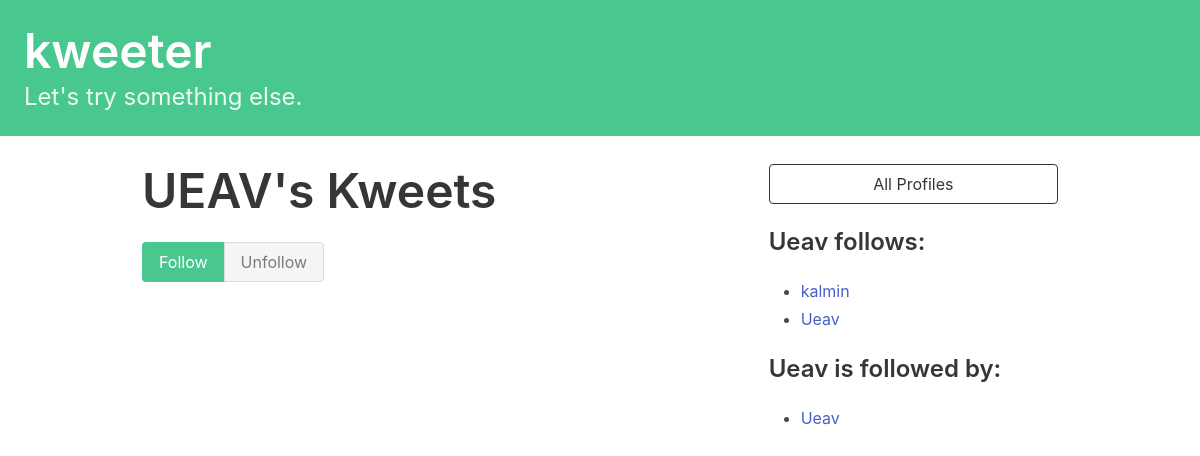
Screenshot of /profile/7/ (signed in) with the database file from the repository.
### dwitter/models.py (models this page shows)
class Profile(models.Model):
    user = models.OneToOneField(User, on_delete=models.CASCADE)
    follows = models.ManyToManyField(
        "self",
        related_name="followed_by",
        symmetrical=False,
        blank=True
    )
    def __str__(self):
        return self.user.username

### dwitter/views.py (the view, shortened to what this page needs)
# urls.py: path("profile/<int:pk>/", profile, name="profile"),
def profile(request, pk):
    if not hasattr(request.user, 'profile'):
        missing_profile = Profile(user=request.user)
        missing_profile.save()
    profile = Profile.objects.get(pk=pk)
    return render(request, "dwitter/profile.html", {"profile": profile})

### dwitter/templates/dwitter/profile.html (shortened to what this page needs)
{% extends 'base.html' %}
{% block content %}
<div style="margin: 10px;" class="columns">
    <div class="column">
        <div class="block">
        <h1 class="title is-1">
            {{profile.user.username|upper}}'s Kweets
        </h1>
        </div>
        <div class="buttons has-addons">
            <form method="post">
                <div class="buttons has-addons">
                {% if profile in user.profile.follows.all %}
                    <button class="button is-success is-static">Follow</button>
                    <button class="button is-danger" name="follow" value="unfollow">
                        Unfollow
                    </button>
                {% else %}
                    <button class="button is-success" name="follow" value="follow">
                        Follow
                    </button>
                    <button class="button is-danger is-static">Unfollow</button>
                {% endif %}
                </div>
            </form>
        </div>
    </div>
    <div class="column is-one-third">
        <div class="block">
            <a href="{% url 'dwitter:profile_list' %}">
                <button class="button is-dark is-outlined is-fullwidth">
                    All Profiles
                </button>
            </a>
        </div>
        <div class="block">
            <h3 class="title is-4">
                {{profile.user.username}} follows:
            </h3>
            <div class="content">
                <ul>
                {% for following in profile.follows.all %}
                    <li>
                        <a href="#">
                            {{ following }}
                        </a>
                    </li>
                {% endfor %}
                </ul>
            </div>
        </div>
        <div class="block">
            <h3 class="title is-4">
                {{profile.user.username}} is followed by:
            </h3>
            <div class="content">
                <ul>
                {% for follower in profile.followed_by.all %}
                    <li>
                        <a href="#">
                            {{ follower }}
                        </a>
                    </li>
                {% endfor %}
                </ul>
            </div>
        </div>
    </div>
</div>
{% endblock content %}

### rows the page displays
Profile: user.username "UEAV", user.username "Ueav"
Profile: user.username "kalmin"
